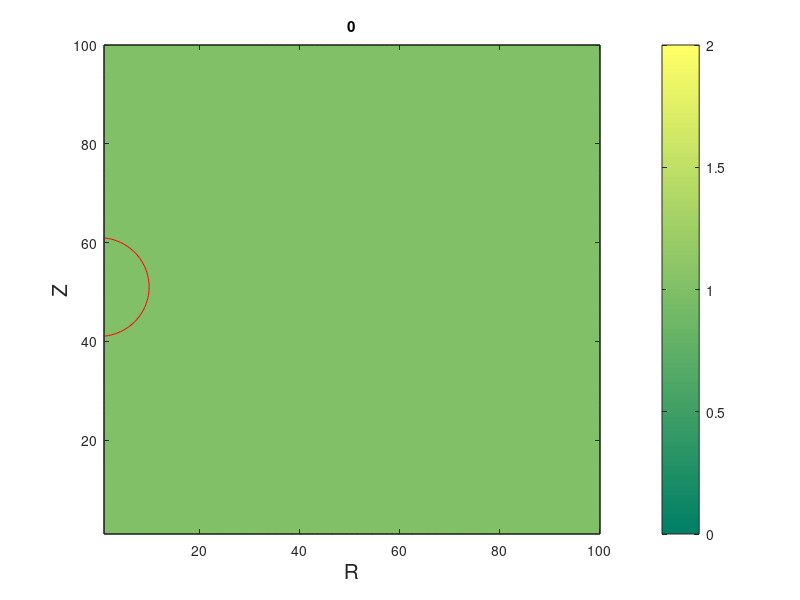
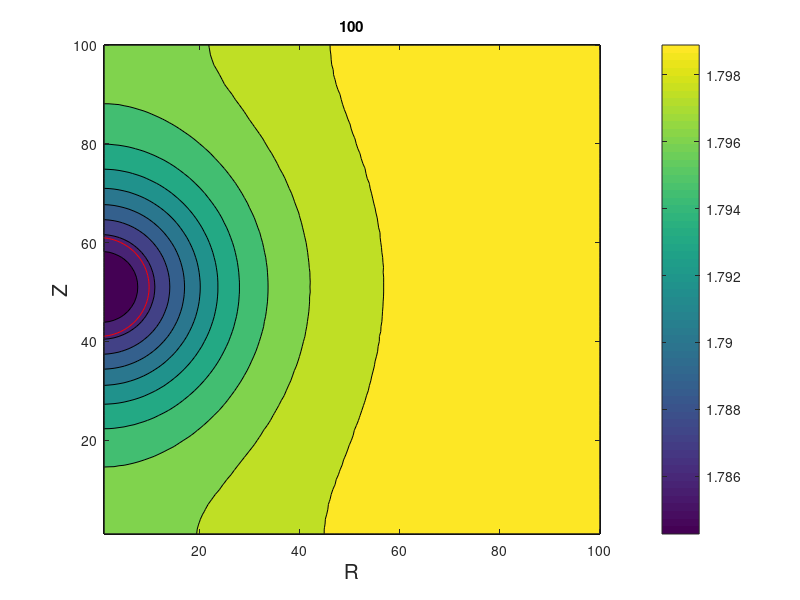
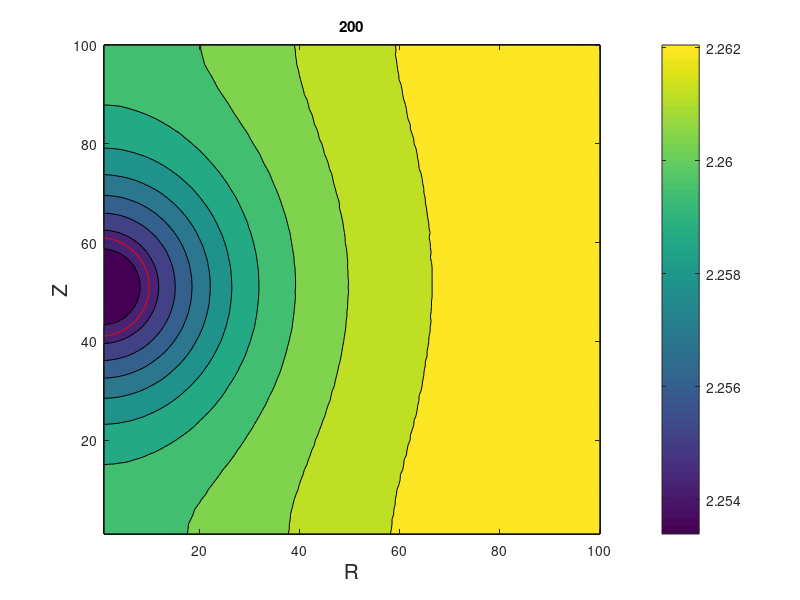
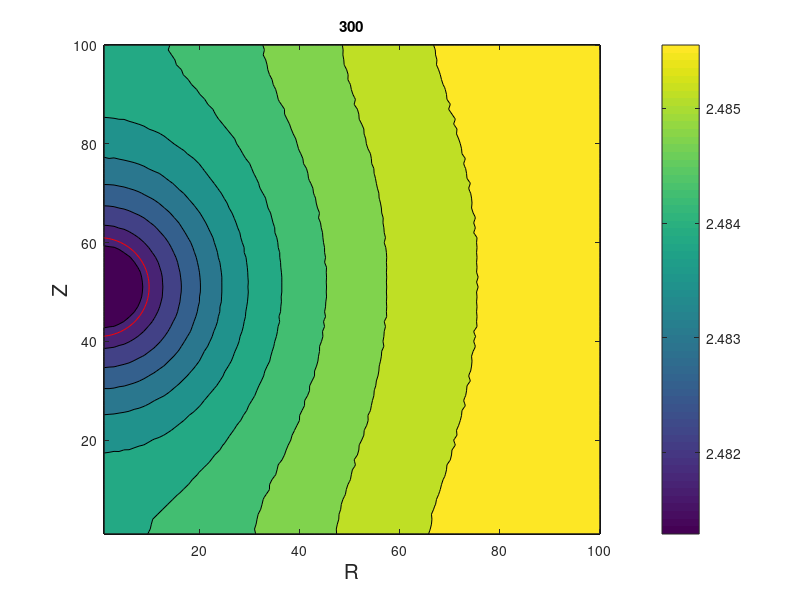

Source code (MATLAB) for these figures, in order:
a = csvread("chnumsol.csv");
##aa = csvread("zconst_diff_ex.csv");
xize = size(a)/100
xize = xize(1)
z = a(1:100,1:100);
x = 1:100;
m = min([0 min(min(z))])
M = max(max(z))
n = 100;
cmap = colormap (summer (100));
##cmap = colormap (summer);
phi = linspace(-1,1,100)*pi/2;
circr = 10*cos(phi);
circz = 51 + 10*sin(phi);
for i=0:(xize-1)
j=100*i
z = a(j+1:j+100, :);
##zz = aa(i+1, :);
#z = a(201:300,1:100)*100;
#z = z - m;
#z = z / M;
#z = n * z;
figure(i+1);
##colormap(cmap);
##plot(x, z(:,1)
###  , "linestyle", "none", "marker", "x"
##  , x, zz
###  , "linestyle", "none", "marker", "x"
## );
###ylim([-0.5, 1]);
##grid on;
##legend(["numerical";"exact"] ,"fontsize",15);
##clf;
##image(z);
##colorbar
##filename = sprintf("col%d.png",i)
##print(i+1,filename);
clf;
contourf(z);
##caxis([2 2.63]);
hold on; plot(circr,circz, 'color', 'red'); hold off;
##caxis([0 2]);
##image(z);
colorbar
xlabel("R", "fontsize", 15);
ylabel("Z", "fontsize", 15);
title(num2str(i*100));
##saveas(sprintf("ch%d.png",i));
filename = sprintf("gus%d.png",i);
print(i+1,filename);
endfor

##a = csvread("uniformity.csv");
###image(a);
##contourf(a);
###caxis([m M]);
##caxis([2 3]);
##colormap(cmap);
##colorbar
###print -dpng uniformity.png







